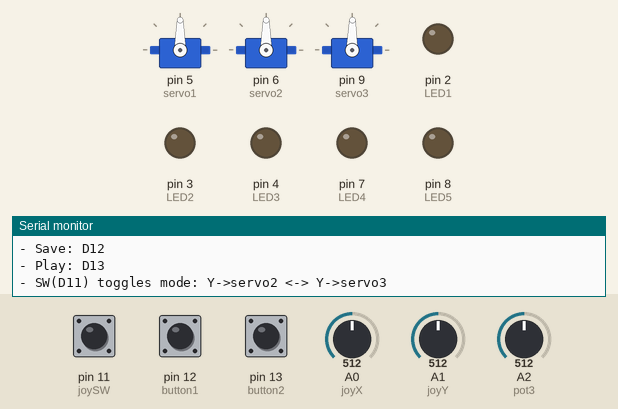
This sketch was run on a simulated Arduino Uno, built with avr-gcc and run on an emulated ATmega328P. On the bench: 3 × servo, output pins drawn as LEDs (lit = HIGH), the last lines printed to the serial monitor. Inputs (shaded band) come from the test bench; at power-on: A0 (joyX) = 512, pin 12 (button1) LOW, A1 (joyY) = 512, pin 11 (joySW) HIGH, pin 13 (button2) LOW, A2 (pot3) = 512.

Above: at 1.2 s.
1.3 s: A0 (joyX) set to 583
2.8 s: A0 (joyX) set to 604
At 4.7 s:
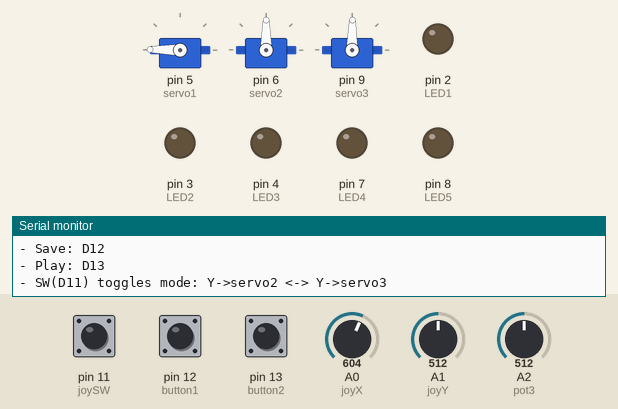
5.2 s: pin 12 (button1) pulled HIGH for 0.15 s
At 6.4 s:
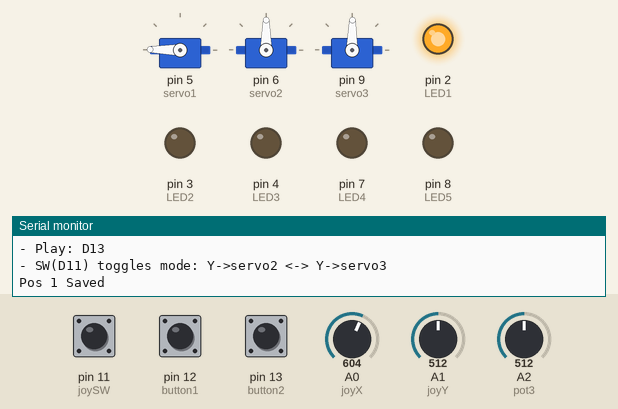
6.8 s: A1 (joyY) set to 584
8.3 s: A1 (joyY) set to 607
At 10.3 s:
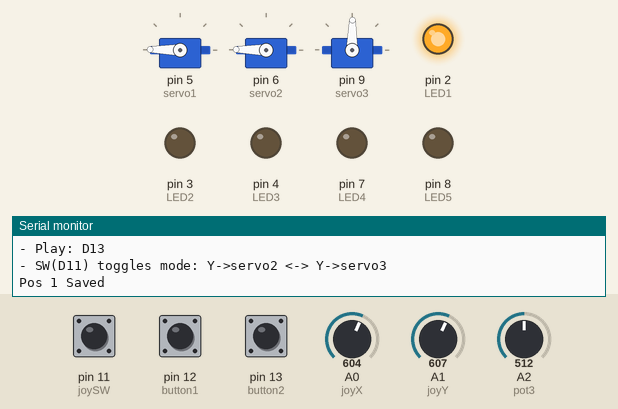
10.7 s: pin 11 (joySW) pulled LOW for 0.15 s
At 12.1 s:
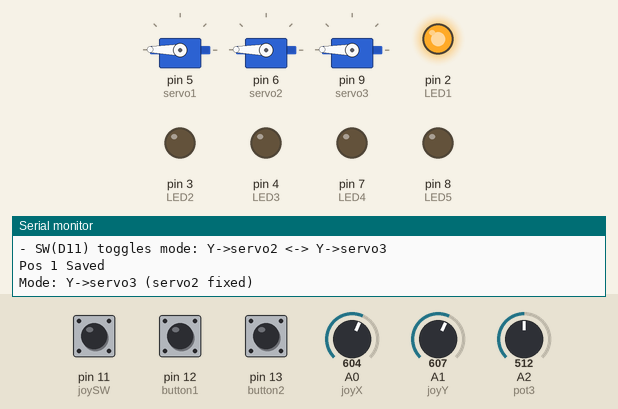
Timing chart, 0 to 13.7 s (numbered marks = the images above; inputs shaded):
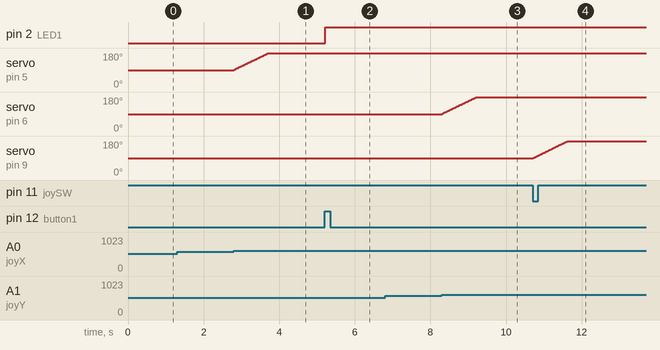

Measured:
- the behaviour switches between 591 and 592 on A0 (joyX) (found by bisection; images 0 and 1)
- the behaviour switches between 591 and 592 on A1 (joyY) (found by bisection; images 2 and 3)
- after the input at 1.3 s, every drawn part: stays the same
- after the input at 2.8 s, servo on pin 5 (servo1): moves from 90° to 179° over 0.91 s, starting at once
- after the input at 5.2 s, pin 2 (LED1): LOW → HIGH at once
- after the input at 6.8 s, every drawn part: stays the same
- after the input at 8.3 s, servo on pin 6 (servo2): moves from 90° to 179° over 0.91 s, starting at once
- after the input at 10.7 s, servo on pin 9 (servo3): moves from 89° to 179° over 0.90 s, starting at once

The sketch:

step5_joystick_attached.ino
```cpp
// Original code by Ryan Chan. Updated code by MilesPeterson101
// Revised: Joystick controls servo1 + (servo2 OR servo3). SW toggles which one.
// Save positions with button1 (D12), play cycle with button2 (D13).
// Joystick: VRx->A0, VRy->A1, SW->D11 (INPUT_PULLUP). Optional pot3->A2.

#include <Servo.h>

Servo servo1;
Servo servo2;
Servo servo3;

const int LED1 = 2;
const int LED2 = 3;
const int LED3 = 4;
const int LED4 = 7;
const int LED5 = 8;

const int button1 = 12; // Save position
const int button2 = 13; // Start playback

// Joystick
const int joyX = A0;   // VRx
const int joyY = A1;   // VRy
const int joySW = 11;  // SW (pressed = LOW with INPUT_PULLUP)

// Optional pot for servo3 (used only in Mode 0)
const int pot3 = A2;

// Saved positions (5 max)
int servo1PosSaves[] = {1, 1, 1, 1, 1};
int servo2PosSaves[] = {1, 1, 1, 1, 1};
int servo3PosSaves[] = {1, 1, 1, 1, 1};

// Angles
int s1 = 90;
int s2 = 90;
int s3 = 90;

// State
int button1Presses = 0;     // 0..5
bool playbackEnabled = false;

// Mode: which servo the joystick Y axis controls
int joyMode = 0;
// 0: Y -> servo2, servo3 comes from pot3
// 1: Y -> servo3, servo2 stays where it is

// Joystick tuning
const int DEADZONE = 80;
const int STEP = 2;
const int LOOP_DELAY = 20;

// Debounce + edge detect
int lastB1 = LOW;
int lastB2 = LOW;
int lastSW = HIGH; // INPUT_PULLUP idle = HIGH
unsigned long lastDebounceTime = 0;
const unsigned long DEBOUNCE_MS = 120;

void setLEDs(int countOn) {
  digitalWrite(LED1, countOn >= 1 ? HIGH : LOW);
  digitalWrite(LED2, countOn >= 2 ? HIGH : LOW);
  digitalWrite(LED3, countOn >= 3 ? HIGH : LOW);
  digitalWrite(LED4, countOn >= 4 ? HIGH : LOW);
  digitalWrite(LED5, countOn >= 5 ? HIGH : LOW);
}

void setup() {
  servo1.attach(5);
  servo2.attach(6);
  servo3.attach(9);

  pinMode(LED1, OUTPUT);
  pinMode(LED2, OUTPUT);
  pinMode(LED3, OUTPUT);
  pinMode(LED4, OUTPUT);
  pinMode(LED5, OUTPUT);

  // Keep these as INPUT if you are using external pulldown resistors.
  // If your buttons are wired to GND when pressed, change to INPUT_PULLUP and invert logic.
  pinMode(button1, INPUT);
  pinMode(button2, INPUT);

  pinMode(joySW, INPUT_PULLUP);

  Serial.begin(9600);

  servo1.write(s1);
  servo2.write(s2);
  servo3.write(s3);

  setLEDs(0);
  Serial.println("Ready:");
  Serial.println("- Save: D12");
  Serial.println("- Play: D13");
  Serial.println("- SW(D11) toggles mode: Y->servo2 <-> Y->servo3");
}

void loop() {
  // ---------- SW toggles joyMode ----------
  int swNow = digitalRead(joySW);         // HIGH idle, LOW pressed
  bool swPressed = (swNow == LOW && lastSW == HIGH);

  if (swPressed && (millis() - lastDebounceTime > DEBOUNCE_MS)) {
    joyMode = 1 - joyMode;               // toggle 0 <-> 1
    lastDebounceTime = millis();

    Serial.print("Mode: ");
    Serial.println(joyMode == 0 ? "Y->servo2 (servo3 from pot3)" : "Y->servo3 (servo2 fixed)");
  }
  lastSW = swNow;

  // ---------- If not playing, allow live control ----------
  if (!playbackEnabled) {
    // Optional: in Mode 0, servo3 follows pot3
    if (joyMode == 0) {
      int pot3Val = analogRead(pot3);
      s3 = map(pot3Val, 0, 1023, 0, 179);
      s3 = constrain(s3, 0, 179);
      servo3.write(s3);
    }

    // Read joystick
    int x = analogRead(joyX);
    int y = analogRead(joyY);

    int dx = x - 512;
    int dy = y - 512;

    if (abs(dx) < DEADZONE) dx = 0;
    if (abs(dy) < DEADZONE) dy = 0;

    // X always controls servo1
    if (dx > 0) s1 += STEP;
    else if (dx < 0) s1 -= STEP;

    // Y controls servo2 or servo3 depending on mode
    if (joyMode == 0) {
      if (dy > 0) s2 += STEP;
      else if (dy < 0) s2 -= STEP;
      s2 = constrain(s2, 0, 179);
      servo2.write(s2);
    } else {
      if (dy > 0) s3 += STEP;
      else if (dy < 0) s3 -= STEP;
      s3 = constrain(s3, 0, 179);
      servo3.write(s3);
    }

    s1 = constrain(s1, 0, 179);
    servo1.write(s1);
  }

  // ---------- Buttons edge detect ----------
  int b1Now = digitalRead(button1);
  int b2Now = digitalRead(button2);

  bool b1Pressed = (b1Now == HIGH && lastB1 == LOW);
  bool b2Pressed = (b2Now == HIGH && lastB2 == LOW);

  lastB1 = b1Now;
  lastB2 = b2Now;

  // ---------- Save position ----------
  if (b1Pressed && (millis() - lastDebounceTime > DEBOUNCE_MS)) {
    lastDebounceTime = millis();

    if (button1Presses < 5) {
      servo1PosSaves[button1Presses] = s1;
      servo2PosSaves[button1Presses] = s2;
      servo3PosSaves[button1Presses] = s3;

      button1Presses++;
      setLEDs(button1Presses);

      Serial.print("Pos ");
      Serial.print(button1Presses);
      Serial.println(" Saved");
    } else {
      Serial.println("All 5 positions already saved.");
    }
  }

  // ---------- Start playback ----------
  if (b2Pressed && (millis() - lastDebounceTime > DEBOUNCE_MS)) {
    lastDebounceTime = millis();

    if (button1Presses < 5) {
      Serial.println("Save all 5 positions first (LED1-LED5 on).");
    } else {
      playbackEnabled = true;
      Serial.println("Playback started (loop forever).");
    }
  }

  // ---------- Playback loop (forever) ----------
  if (playbackEnabled) {
    for (int i = 0; i < 5; i++) {
      servo1.write(servo1PosSaves[i]);
      servo2.write(servo2PosSaves[i]);
      servo3.write(servo3PosSaves[i]);
      delay(1050);
    }
  }

  delay(LOOP_DELAY);
}
```
